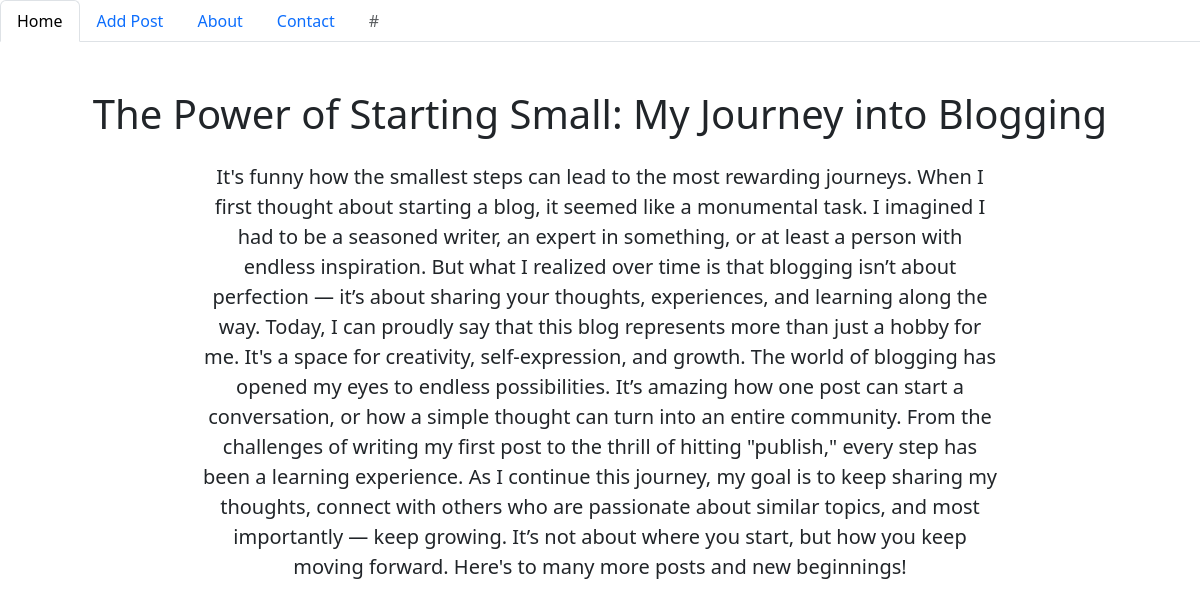
The app's page /blog/2/blog_page/ with its own data.
### navbar/models.py (models this page shows, shortened)
class Post(models.Model):  # register this model in admin.py
    title = models.CharField(max_length=200)
    content = models.TextField()
    published_at = models.DateTimeField(auto_now_add=True)

### navbar/views.py (the view)
# urls.py: path('blog/<int:post_id>/blog_page/', views.blog_page, name='blog_page'),
def blog_page(request, post_id):
    post = get_object_or_404(Post, id=post_id)
    return render(request, 'navbar/blog_page.html', {'post': post})

### navbar/templates/navbar/blog_page.html (shortened to what this page needs)
{% extends 'navbar/nav.html' %}
{% block content %}
    <div class="container mt-5">
        <div class="d-flex flex-column justify-content-center align-items-center text-center">
            <h1 class="mb-4">{{ post.title }}</h1>
            <div>
                <p class="lead" style="max-width: 800px;">{{ post.content }}</p>
            </div>
        </div>
    </div>
{% endblock %}

### navbar/templates/navbar/nav.html (shortened to what this page needs)
{% load static %}
<!DOCTYPE html>
<html>
<head>
    <link href="https://cdn.jsdelivr.net/npm/bootstrap@5.3.2/dist/css/bootstrap.min.css" rel="stylesheet">
</head>
<body>
    <ul class="nav nav-tabs">
        <li class="nav-item">
            <a class="nav-link active" aria-current="page" href="{% url 'home' %}">Home</a>
        </li>
        <li class="nav-item">
            <a class="nav-link" href="{% url 'add_post' %}">Add Post</a>
        </li>
        <li class="nav-item">
            <a class="nav-link" href="{% url 'about' %}">About</a>
        </li>
        <li class="nav-item">
            <a class="nav-link" href="{% url 'contact' %}">Contact</a>
        </li>
        <li class="nav-item">
            <a class="nav-link disabled" aria-disabled="true">#</a>
        </li>
    </ul>
    <div class="content">
        {% block content %}{% endblock %}
    </div>
</body>
</html>

### records on screen
Post: title "The Power of Starting Small: My Journey into Blogging", content "It's funny how the smallest steps can lead to the most rewarding journeys. When I first thought about starting a blog, it seemed like a monumental task. I imagined I had to be a seasoned writer, an expert in something, or at least a person with endless inspiration. But what I realized over time is that blogging isn’t about perfection — it’s about sharing your thoughts, experiences, and learning along the way. Today, I can proudly say that this blog represents more than just a hobby for me. It's a space for creativity, self-expression, and growth. The world of blogging has opened my eyes to endless possibilities. It’s amazing how one post can start a conversation, or how a simple thought can…"
